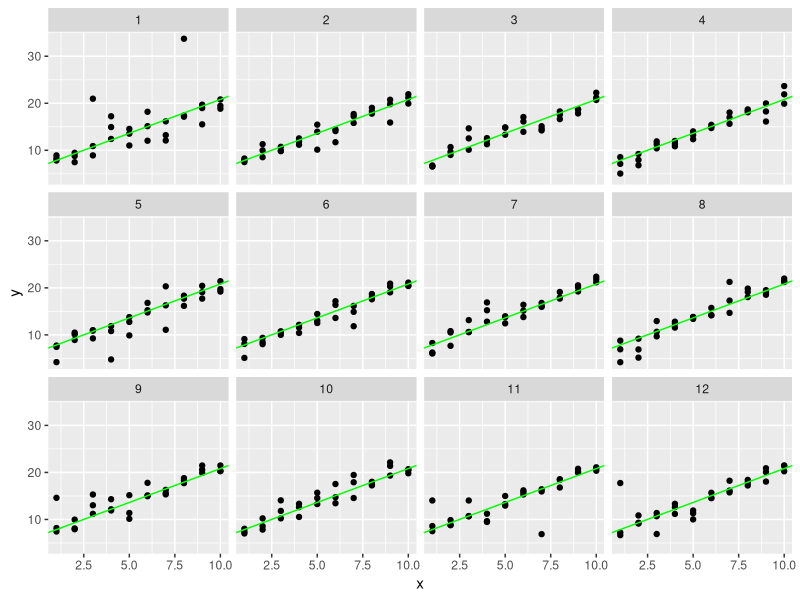
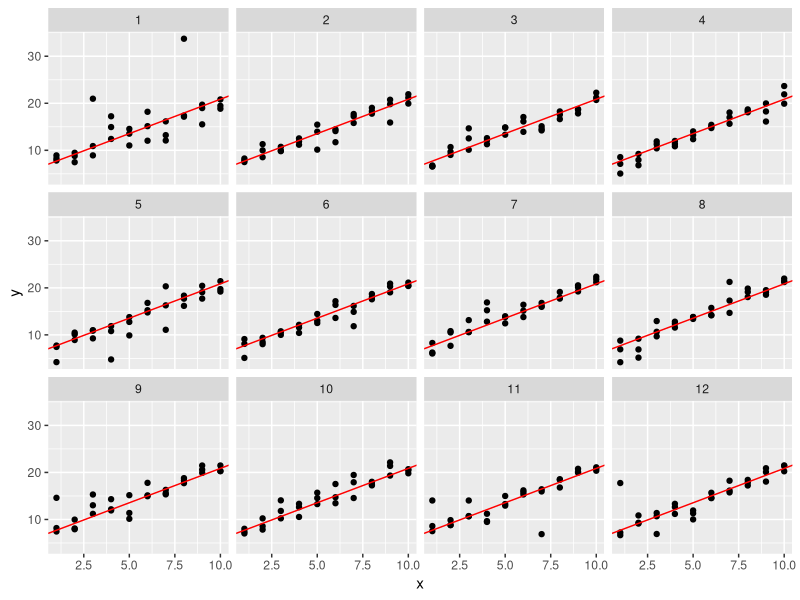
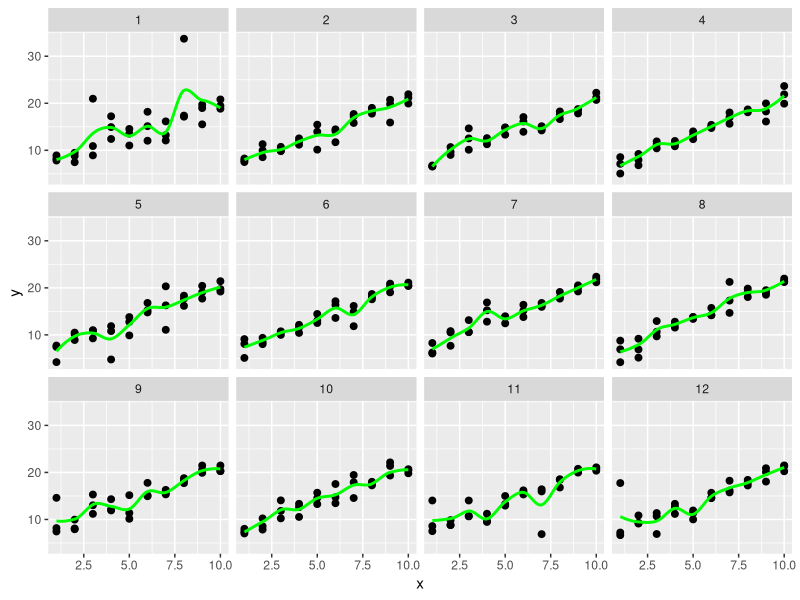
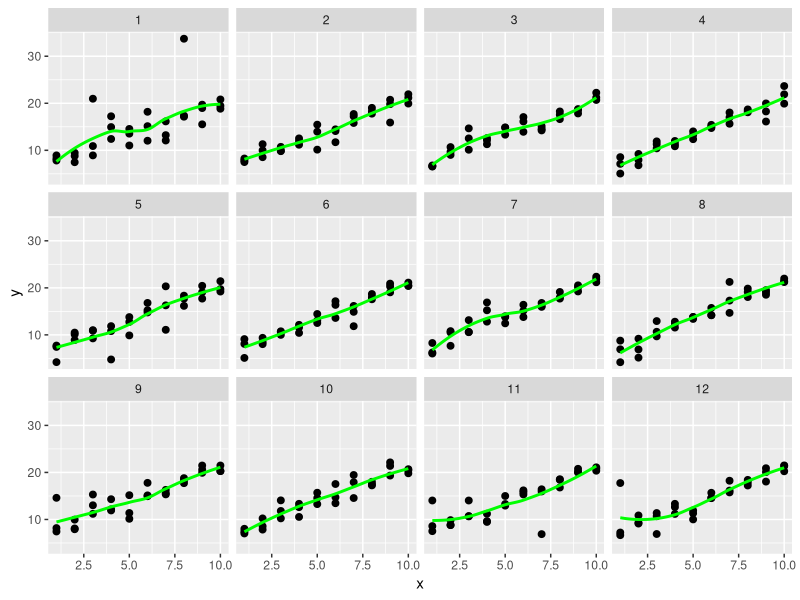
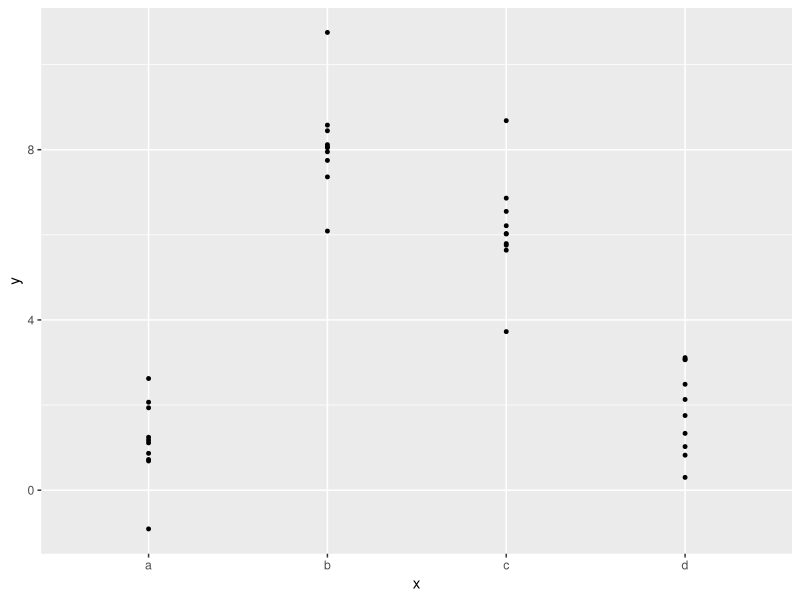
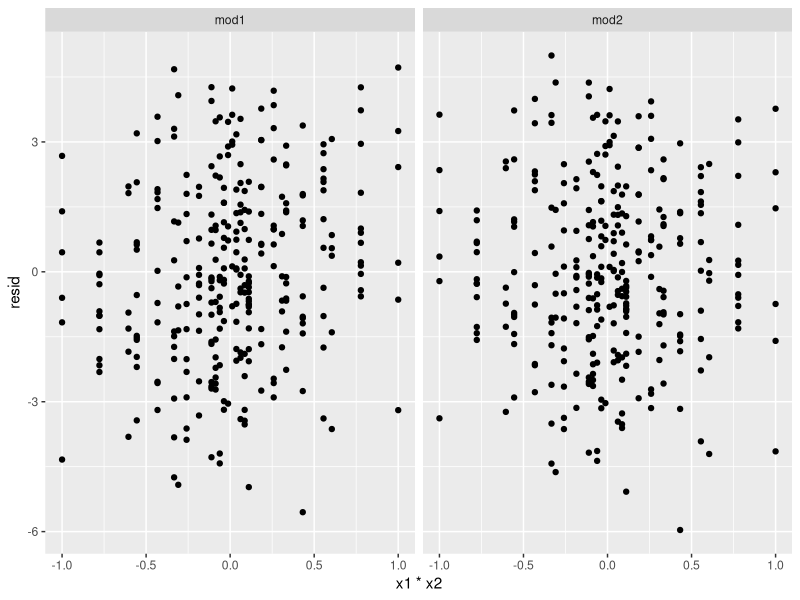

Write the R code that produced these figures, in order.
## ---- chunk 1
library(tidyverse)

sim1a <- tibble(
  x = rep(1:10, each = 3),
  y = x * 1.5 + 6 + rt(length(x), df = 2)
)
## ---- chunk 2

#generate the data with the t distribution, which is more likely than the normal distribution
#to produce distant outliers
sim1a_generation <- function(n) {
  tibble(
    n = n,  
    x = rep(1:10, each = 3),
    y = x * 1.5 + 6 + rt(length(x), df = 2)
  )
}

facet_data <- map_df(1:12, sim1a_generation)

ggplot(facet_data) + geom_point(aes(x=x, y=y)) +
  geom_abline(aes(intercept = lm(y~x, facet_data)[[1]][[1]], 
                  slope = lm(y~x, facet_data)[[1]][[2]]), 
              color = "green") + 
  facet_wrap(~ n, ncol = 4)

## ---- chunk 3
#use a linear model to predict the y values, given the x values
model1 <- function(a, data) {
  a[1] + data$x * a[2]
}

#find the average of the absolute deviation, from the model, of the y values in the data
measure_distance <- function(mod, data) {
  diff <- data$y - model1(mod, data)
  mean(abs(diff))
}

#use a facet_wrap, as with the root-mean-squared fitting
ggplot(facet_data) + geom_point(aes(x = x, y = y)) +
  geom_abline(aes(intercept = optim(c(0, 0), measure_distance, data = facet_data)$par[1], 
                  slope = optim(c(0, 0), measure_distance, data = facet_data)$par[2]), 
              color = "red") +
  facet_wrap(~ n, ncol = 4)

## ---- chunk 4

ggplot(facet_data, aes(x=x, y=y)) + geom_point(size = 2) +
  geom_smooth(method = "loess", color = "green", 
              se = FALSE, span = 0.5) + 
  facet_wrap(~ n, ncol = 4)

## ---- chunk 5

ggplot(facet_data, aes(x=x, y=y)) + geom_point(size = 2) +
  geom_smooth(method = "loess", color = "green", 
              se = FALSE, span = .75) + 
  facet_wrap(~ n, ncol = 4)


## ---- chunk 6
library(modelr)
ggplot(sim2) + geom_point(aes(x, y), size = 1)
## ---- chunk 7
mod2 <- lm(y ~ x - 1, data = sim2)

grid <- sim2 %>% 
  data_grid(x) %>% 
  add_predictions(mod2)
grid

## ---- chunk 8
head(sim3)
## ---- chunk 9
model_matrix(sim3, y ~ x1 + x2)
## ---- chunk 10
model_matrix(sim3, y ~ x1 * x2)
## ---- chunk 11
sim4
## ---- chunk 12
model_matrix(sim4, y ~ x1 + x2)
## ---- chunk 13
model_matrix(sim4, y ~ x1 * x2)
## ---- chunk 14
mod1 <- lm(y ~ x1 + x2, data = sim3)
mod2 <- lm(y ~ x1 * x2, data = sim3)
## ---- chunk 15
model_matrix(y ~ x1 * x2, data = sim3)
## ---- chunk 16
head(sim4)
## ---- chunk 17
mod1 <- lm(y ~ x1 + x2, data = sim4)
mod2 <- lm(y ~ x1 * x2, data = sim4)

sim4 <- sim4 %>%
  gather_residuals(mod1, mod2)

ggplot(sim4) + geom_point(aes(x = x1*x2, y = resid)) +
  facet_wrap(~ model)

